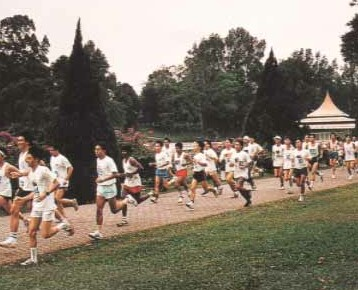
%> input picture macritchie.jpg, 358 x 290 px
$ octave edge21.m   (GNU Octave 9; MATLAB toolbox functions it lacks are replaced by stand-ins)
%> lines starting %> are read from the running program, lines starting %| are printed output that depends on the picture; in (x1, y1, x2, y2) boxes, pixels count from 0 and x2, y2 are one past the last pixel; in counts of white or black regions, pixels touching at a corner belong together; the program's own positions count from 1
P=imread('macritchie.jpg');
%> P is the input picture: size 290x358x3 uint8; mean R, G, B 133.3, 123.1, 109.7
Pc=rgb2gray(P);
figure('name', 'Original Image');
imshow(Pc)

GX=[-1,-2,-1;0,0,0;1,2,1];
GY=[-1,0,1;-2,0,2;-1,0,1];
FX=conv2(Pc, GX);
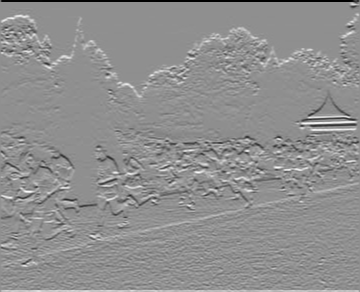
%> FX: size 292x360 double; min -996, max 774, mean 0; drawn with min black and max white
figure('name', 'Horizontal Sobel Filter Output');
imshow(FX);
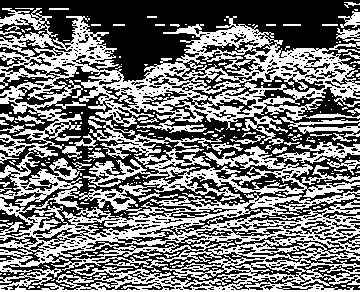
%> displayed picture: size 292x360, on the screen's scale of 0 to 255; 46.3% white; 281 white regions (223 under 20 px), largest, box (x1, y1, x2, y2) and area: (0, 183, 360, 292) 18329, (0, 8, 360, 158) 17528, (83, 146, 360, 201) 4834
FY=conv2(Pc,GY);
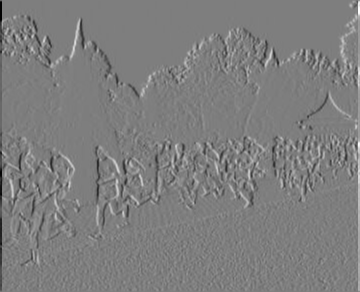
%> FY: size 292x360 double; min -975, max 993, mean 0; drawn with min black and max white
figure('name', 'Vertical Sobel Filter Output');
imshow(FY)
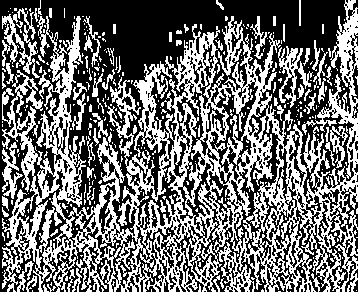
%> displayed picture: size 292x360, on the screen's scale of 0 to 255; 43.9% white; 351 white regions (278 under 20 px), largest, box (x1, y1, x2, y2) and area: (2, 0, 360, 292) 38816, (2, 8, 40, 78) 834, (278, 46, 313, 108) 710
F=uint8(sqrt(FX.^2+FY.^2));
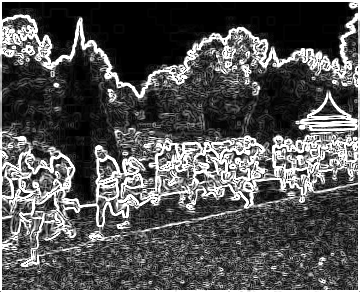
%> F: size 292x360 uint8; min 0, max 255, mean 84.3
figure('name', 'Combined Sobel Filter Output');
imshow(F)
Et=F>100;
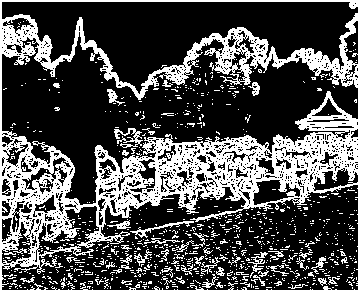
%> Et: size 292x360 logical; 30.7% white; 904 white regions (846 under 20 px), largest, box (x1, y1, x2, y2) and area: (0, 0, 360, 292) 26655, (114, 128, 143, 148) 241, (130, 221, 194, 238) 197
figure('name', 'Threshhold=100');
imshow(Et)
Et2=F>200;
%> Et2: size 292x360 logical; 15.4% white in thin lines or dots
figure('name', 'Threshhold=200');
imshow(Et2)

E1 = edge(Pc,'canny',[0.04 0.1],1.0);
%> E1: size 290x358 logical; 18.3% white in thin lines or dots
figure('name', 'Canny Edge Detector Output(Sigma=1.0, tl=0.04, th=0.1');
imshow(E1)

E2 = edge(Pc,'canny',[0.04 0.1],3.0);
%> E2: size 290x358 logical; 6.6% white in thin lines or dots
figure('name', 'Canny Edge Detector Output(Sigma=3.0, tl=0.04, th=0.1');
imshow(E2)


E3 = edge(Pc,'canny',[0.04 0.1],5.0);
%> E3: size 290x358 logical; 4.3% white in thin lines or dots
figure('name', 'Canny Edge Detector Output(Sigma=5.0, tl=0.04, th=0.1');
imshow(E3)

E4 = edge(Pc,'canny',[0.09 0.1],1.0);
%> E4: size 290x358 logical; 13% white in thin lines or dots
figure('name', 'Canny Edge Detector Output(Sigma=1.0, tl=0.09, th=0.1');
imshow(E4)

E5 = edge(Pc,'canny',[0.02 0.1],1.0);
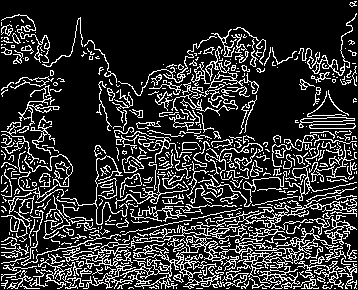
%> E5: size 290x358 logical; 19.6% white in thin lines or dots
figure('name', 'Canny Edge Detector Output(Sigma=1.0, tl=0.02, th=0.1');
imshow(E5)

$ run again, with E.jpg copied over macritchie.jpg
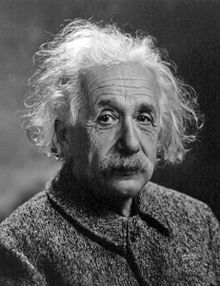
%> input picture E.jpg, 220 x 286 px
%> P is the input picture: size 286x220 uint8; min 0, max 255, mean 90
%> `imshow(FX);`:
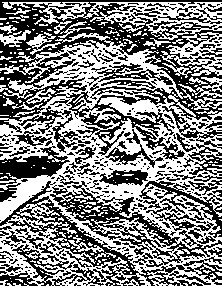
%> displayed picture: size 288x222, on the screen's scale of 0 to 255; 51.4% white; 390 black regions (298 under 20 px), largest, box (x1, y1, x2, y2) and area: (0, 0, 222, 160) 11955, (0, 181, 222, 286) 4451, (50, 181, 222, 267) 2904
%> Et: size 288x222 logical; 35% white in thin lines or dots
%> Et2: size 288x222 logical; 12.6% white in thin lines or dots
%> E1: size 286x220 logical; 19.7% white in thin lines or dots
%> E2: size 286x220 logical; 8.8% white in thin lines or dots
%> E3: size 286x220 logical; 5.5% white in thin lines or dots
%> E4: size 286x220 logical; 18.4% white in thin lines or dots
%> `E5 = edge(Pc,'canny',[0.02 0.1],1.0);`:
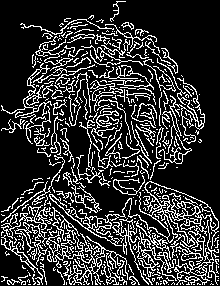
%> E5: size 286x220 logical; 20.3% white in thin lines or dots
